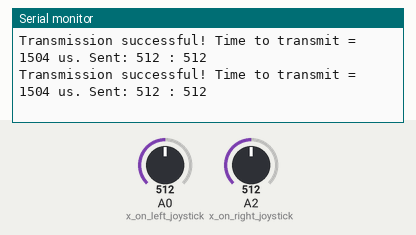
This sketch was run on a simulated Arduino Mega 2560, built with avr-gcc and run on an emulated ATmega2560. Shown: the last lines printed to the serial monitor. The test bench sets the inputs (shaded band); at power-on: A0 (x_on_left_joystick) = 512, A2 (x_on_right_joystick) = 512. No radio packets arrive unless stated.

Above: at 1.2 s.
1.3 s: A0 (x_on_left_joystick) set to 107
At 2.4 s:
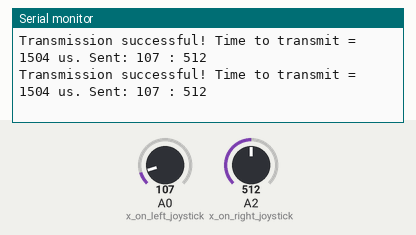
4.3 s: A0 (x_on_left_joystick) set to 89
At 4.9 s:
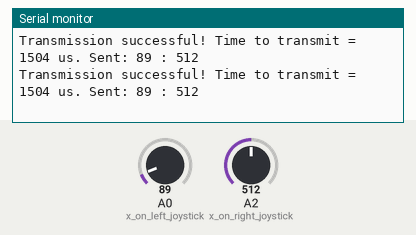
5.8 s: A2 (x_on_right_joystick) set to 110
At 6.5 s:
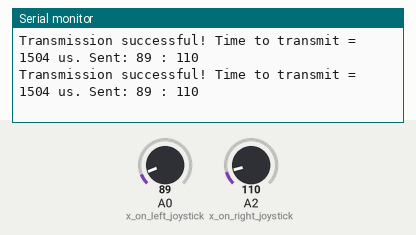
8.8 s: A2 (x_on_right_joystick) set to 94
At 9.6 s:
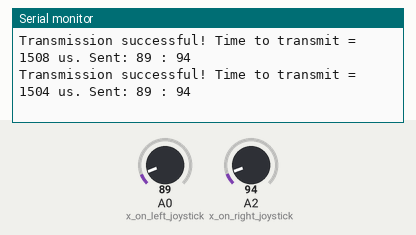
Timing chart, 0 to 11.8 s (numbered marks = the images above; inputs shaded):
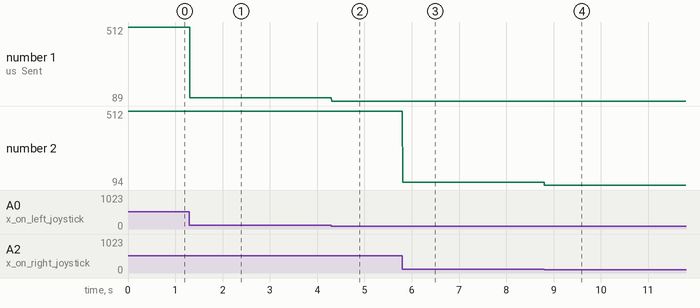

Measured:
- after the input at 1.3 s, the serial monitor: prints a new line at once (image 1)
- after the input at 4.3 s, the serial monitor: prints a new line at once (image 2)
- after the input at 5.8 s, the serial monitor: prints a new line at once (image 3)
- after the input at 8.8 s, the serial monitor: prints a new line at once (image 4)
- plotted number 1: 512 → 107 after the input at 1.3 s, 107 → 89 after the input at 4.3 s
- plotted number 2: 512 → 110 after the input at 5.8 s, 110 → 94 after the input at 8.8 s

The sketch:

Final_Transmitter.ino
```cpp
/*
Two types of communication
--SERIAL: uses a data line and a clock line
---

--Parallel: Uses a pin to transmit each individual bit according to a clock cycle
--- can communicate 8 bits simultaneously, but needs 8 pins

SERIAL PERPHERAL INTERFACE (SPI)

WHAT IS SPI AND HOW DOES IT WORK?
-SPI is a common protocol used to communicate with lots of different desvices
--primary used in SD card readers, RFID card readers, and 2.4 GHz wireless trancievers
-SPI is unique as it can continously stream data to a device and is not limited by data lengths of bits or bytes '0/1' or '100101"
= SPI ustilizes a Master-Slave configuration with one controlling device and multiple other responding devices

-SPI at minumum needs 4 pins
--MOSI: Master out Slave IN = SEND
--MISO: Master in Slave Out = RECIVE
--SCLK: Clock
-int-SS/CS: Slave Select/ Chip Select

1. clock signal and select pin is pulled low
2. data starts with most significant bit
3. slave responds
*/

//Pins for nRF24l01

//Power pins
 // Red = power
 // black/ grey = ground

 // These Pins are connect to any digital pin.
    //they are used for setting the module in standby or active mode, as well as for switching between transmit or command mode
    //  CE = 7
    //  CSE = 8

// SPI pins. Specific to mega
    //  MOSI  = 51
    // SCLK = 52
    //  MISO = 50

/*
 * See documentation at https://nRF24.github.io/RF24
 * See License information at root directory of this library
 * Author: Brendan Doherty (2bndy5)
 */

/**
 * A simple example of sending data from 1 nRF24L01 transceiver to another.
 *
 * This example was written to be used on 2 devices acting as "nodes".
 * Use the Serial Monitor to change each node's behavior.
 */
#include <SPI.h>
#include "printf.h"
#include "RF24.h"

#define CE_PIN 7
#define CSN_PIN 8
// instantiate an object for the nRF24L01 transceiver
RF24 radio(CE_PIN, CSN_PIN);

// Let these addresses be used for the pair
uint8_t address[][6] = { "1Node", "2Node" };
// It is very helpful to think of an address as a path instead of as
// an identifying device destination

// to use different addresses on a pair of radios, we need a variable to
// uniquely identify which address this radio will use to transmit
bool radioNumber = 0;  // 0 uses address[0] to transmit, '1Node' in this case


// this Steering struct is our payload, containing integers for the x cords of the joysticks
struct Steering{
  int x1;
  int x2;
};

struct Steering Control; // makes an object out of the Steering struct called 'Control'

void setup() {

   pinMode(A0, INPUT); //x on left joystick
   pinMode(A2, INPUT);// x on right joystick.


  Serial.begin(115200);
  while (!Serial) {
    // some boards need to wait to ensure access to serial over USB
  }

  // initialize the transceiver on the SPI bus
  if (!radio.begin()) {
    Serial.println(F("radio hardware is not responding!!"));
    while (1) {}  // hold in infinite loop
  }

  Serial.println((int)radioNumber);


  // Set the PA Level low to try preventing power supply related problems
  // because these examples are likely run with nodes in close proximity to
  // each other.
  radio.setPALevel(RF24_PA_LOW);  // RF24_PA_MAX is default.

  // save on transmission time by setting the radio to only transmit the
  // number of bytes we need to transmit the Joystick Struct object
  radio.setPayloadSize(sizeof(Control));

  // set the TX address of the RX node into the TX pipe
  radio.openWritingPipe(address[radioNumber]);  // always uses pipe 0


  // additional setup specific to the node's role

    radio.stopListening();  // put radio in TX mode


  // For debugging info
  // printf_begin();             // needed only once for printing details
  // radio.printDetails();       // (smaller) function that prints raw register values
  // radio.printPrettyDetails(); // (larger) function that prints human readable data

}  // setup


void loop() {
    //set the x values in the Joystick Struct object to read the analog values of the IRL joysticks connected to the pins
    Control.x1 = analogRead(A0); //Left stick
    Control.x2 = analogRead(A2); // Right stick

    unsigned long start_timer = micros();                // start the timer
    bool report = radio.write(&Control, sizeof(Control));  // transmit & save the report
    unsigned long end_timer = micros();                  // end the timer

    if (report) {
      Serial.print(F("Transmission successful! "));  // payload was delivered
      Serial.print(F("Time to transmit = "));
      Serial.print(end_timer - start_timer);  // print the timer result
      Serial.print(F(" us. Sent: "));
      Serial.print(Control.x1);  // print payload sent
      Serial.print(" : ");
      Serial.println(Control.x2);

    } else {
      Serial.println(F("Transmission failed or timed out"));  // payload was not delivered
    }


}  // loop
```
